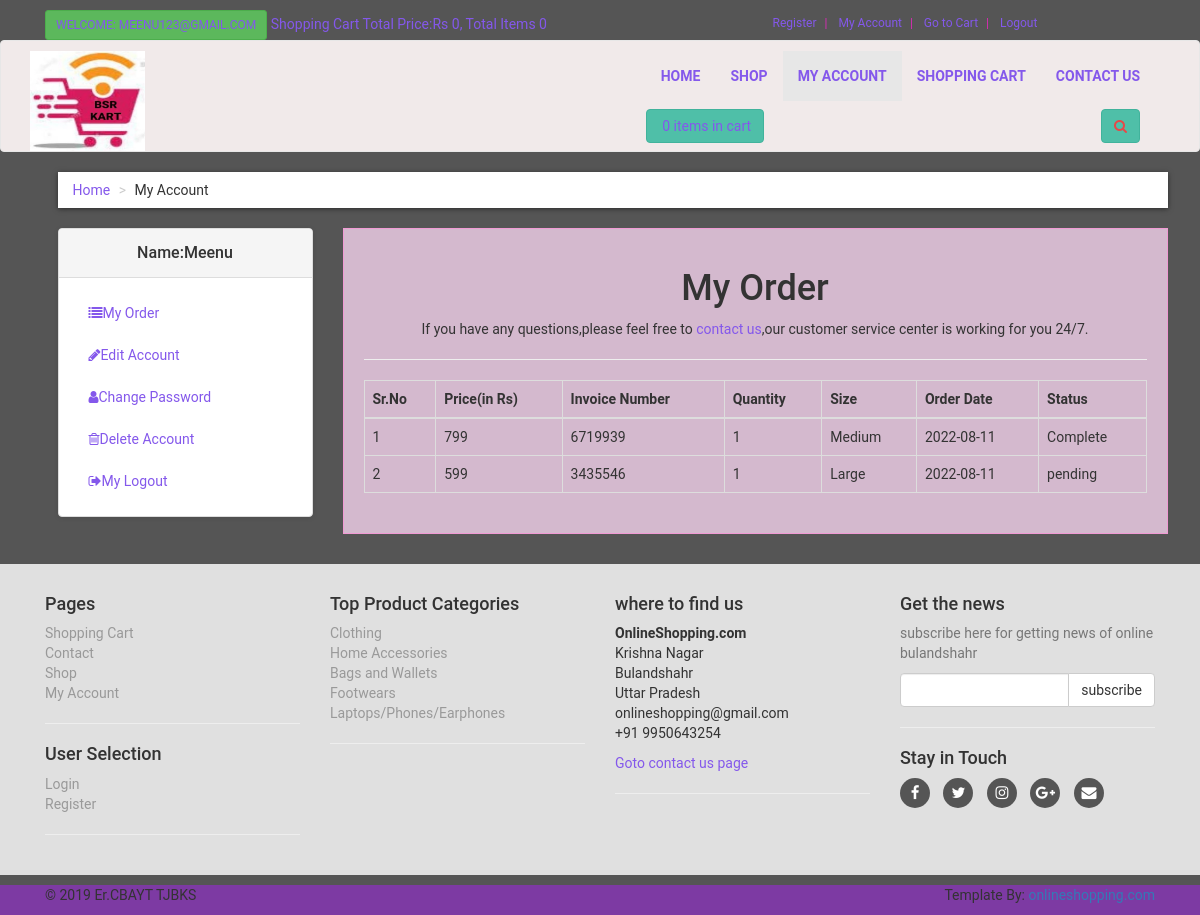
The page /customer/my_account.php?my_order (signed in) on the database its author committed.
### tables this page shows
CREATE TABLE `customers` (
  `customer_id` int(100) NOT NULL,
  `customer_name` varchar(255) NOT NULL,
  `customer_email` varchar(255) NOT NULL,
  `customer_pass` varchar(255) NOT NULL,
  `customer_contact` varchar(10) NOT NULL,
  `customer_city` text NOT NULL ,
  `customer_address` text NOT NULL,
  `customer_ip` varchar(255) NOT NULL
);

CREATE TABLE `customer_order` (
  `order_id` int(10) NOT NULL,
  `customer_id` int(10) NOT NULL,
  `product_id` int(10) NOT NULL,
  `due_amount` int(100) NOT NULL,
  `invoice_no` int(100) NOT NULL,
  `qty` int(10) NOT NULL,
  `size` text NOT NULL,
  `order_date` timestamp NOT NULL DEFAULT current_timestamp() ON UPDATE current_timestamp(),
  `order_status` text NOT NULL
);

CREATE TABLE `product_categories` (
  `p_cat_id` int(10) NOT NULL,
  `p_cat_title` text NOT NULL,
  `p_cat_desc` text NOT NULL
);

### customer/my_order.php (the view, shortened to what this page needs)
<div class="box">
    <center>
        <h1>
            My Order
        </h1>
        <p>If you have any questions,please feel free to <a href="../contactus.php">contact us</a>,our customer service
            center is working for you 24/7.
        </p>
    </center>
    <hr>
    <div class="table-responsive">
        <table class="table table-bordered table-hover">
            <thead>
                <tr>
                    <th>Sr.No</th>
                    <th>Price(in Rs)</th>
                    <th>Invoice Number</th>
                    <th>Quantity</th>
                    <th>Size</th>
                    <th>Order Date</th>
                    <th>Status</th>
                </tr>
            </thead>
            <tbody>
                <?php
      $customer_session=$_SESSION['customer_email'];
      $get_customer="select * from customers where customer_email='$customer_session'";
      $run_cust=mysqli_query($con,$get_customer);
      $row_cust=mysqli_fetch_array($run_cust);
      $customer_id=$row_cust['customer_id'];
      $get_order="select * from customer_order where customer_id='$customer_id'";
      $run_order=mysqli_query($con,$get_order);
      $i=0;
      while($row_order=mysqli_fetch_array($run_order)){
      $order_due_amount=$row_order['due_amount'];
      $order_invoice=$row_order['invoice_no'];
      $order_qty=$row_order['qty'];
      $order_size=$row_order['size'];
      $order_date=substr($row_order['order_date'],0,11);
      $order_status=$row_order['order_status'];
      $i++;
      ?>
                <tr>
                    <td><?php echo $i ?></td>
                    <td><?php echo $order_due_amount ?></td>
                    <td><?php echo $order_invoice ?></td>
                    <td><?php echo $order_qty ?></td>
                    <td><?php echo $order_size ?></td>
                    <td><?php echo $order_date ?></td>
                    <td><?php echo $order_status ?></td>
                </tr>
                <?php } ?>
            </tbody>
        </table>
    </div>
</div>

### customer/includes/sidebar.php
<div class="panel panel-default sidebar-menu">
    <div class="panel-heading">
        <?php
        $session_customer=$_SESSION['customer_email'];
        $get_cust="select * from customers where customer_email='$session_customer'";
        $run_cust=mysqli_query($con,$get_cust);
        $row_customers=mysqli_fetch_array($run_cust);
        $customer_name=$row_customers['customer_name'];
        if(!isset($_SESSION['customer_email'])){
        } else{
            echo "<h3 align='center' class='panel-title'>Name:$customer_name</h3>";
        }
        ?>
    </div>
    <div class="panel-body">
        <ul class="nav nav-pills nav-stacked">
            <li >
                <a href="my_account.php?my_order"><i class="fa fa-list"></i>My Order</a>
            </li>
            <li >
                <a href="my_account.php?edit_act">
                    <i class="fa fa-pencil"></i>Edit Account</a>
            </li>
            <li >
                <a href="my_account.php?change_pass">
                    <i class="fa fa-user"></i>Change Password</a>
            </li>
            <li >
                <a href="my_account.php?delete_ac">
                    <i class="fa fa-trash-o"></i>Delete Account</a>
            </li>
            <li >
                <a href="../logout.php">
                    <i class="fa fa-sign-out"></i>My Logout</a>
            </li>
        </ul>
    </div>
</div>

### customer/includes/footer.php (shortened to what this page needs)
<div id="footer">
    <div class="container">
        <div class="col-md-3 col-sm-6">
            <h4>Pages</h4>
            <ul>
                <li><a href="../cart.php">Shopping Cart</a></li>
                <li><a href="../contact.php">Contact</a></li>
                <li><a href="../shop.php">Shop</a></li>
                <li><a href="my_account.php">My Account</a></li>
            </ul>
            <hr>
            <h4>User Selection</h4>
            <ul>
                <li><a href="../checkout.php">Login</a></li>
                <li><a href="../customer_registration.php">Register</a></li>
            </ul>
            <hr class="hidden-md hidden-1g hidden-sm">
        </div>
        <div class="col-md-3 col-sm-6">
            <h4>Top Product Categories</h4>
            <ul>
                <?php
                    $get_p_cats="select * from product_categories";
                    $run_p_cats=mysqli_query($con,$get_p_cats);
                    while($row_p_cat=mysqli_fetch_array($run_p_cats)){
                        $p_cat_id=$row_p_cat['p_cat_id'];
                        $p_cat_title=$row_p_cat['p_cat_title'];
                        echo "<li><a href='shop.php?p_cat=$p_cat_id'>$p_cat_title</a></li>";
                    }
                    ?>
            </ul>
            <hr class="hidden-md hidden-1g">
        </div>
        <div class="col-md-3 col-sm-6">
            <h4>where to find us</h4>
            <p>
                <strong>OnlineShopping.com</strong>
                <br>Krishna Nagar
                <br>Bulandshahr
                <br>Uttar Pradesh
                <br>onlineshopping@gmail.com
                <br>+91 9950643254
            </p>
            <a href="contact.php">Goto contact us page</a>
            <hr class="hidden-md hidden-1g">
        </div>
        <div class="col-md-3 col-sm-6">
            <h4>Get the news</h4>
            <p class="text-muted">
                subscribe here for getting news of online bulandshahr
            </p>
            <form action="" method="post">
                <div class="input-group">
                    <input type="text" name="email" class="form-control">
                    <span class="input-group-btn">
                        <input type="submit" class="btn btn-default" value="subscribe">
                    </span>
                </div>
            </form>
            <hr>
            <h4>Stay in Touch</h4>
            <p class="social">
                <a href="#"><i class="fa fa-facebook"></i></a>
                <a href="#"><i class="fa fa-twitter"></i></a>
                <a href="#"><i class="fa fa-instagram"></i></a>
                <a href="#"><i class="fa fa-google-plus"></i></a>
                <a href="#"><i class="fa fa-envelope"></i></a>
            </p>
        </div>
    </div>
</div>
</div>
<div id="container">
    <div class="container">
        <div class="col-md-6">
            <p class="pull-left">
                &copy; 2019 Er.CBAYT TJBKS
            </p>
        </div>
        <div class="col-md-6">
            <p class="pull-right">
                Template By: <a href="www.onlineshopping.com">onlineshopping.com</a>
            </p>
        </div>
    </div>
</div>

### customer/styles/style.css (style rules this page uses)
body { font-family:"Roboto",Helvetica,Arial,sans-sharif; font-size:14px; line-height: 1.42857143; color:#333333; background-color: #7d3aa3; }
#top a { color: rgb(132, 88, 235); }
.box { background: rgb(212, 185, 206); margin:0 0 30px; border: solid 1px #f19ad4; padding: 20px; box-shadow: 0 1ox 5px rgba(190, 124, 228, 0.1); }
#content .panel.sidebar-menu { box-sizing: border-box; box-shadow: 0 1px 5px rgba(0, 0, 0, 0.1); }
#content .panel.sidebar-menu h3 { padding: 5px 0; margin: 0; }
#footer { background: #e0e0e0; padding:20px 0; }
#footer ul { padding-left:0; list-style: none; }
#footer ul a { color: #999999; padding: 20px 0; }
#footer .social { text-align: Left; }
#footer .social a { margin: 0 10px 0 0; color: #fff; display: inline-block; width: 30px; height: 30px; border-radius: 15px; line-height: 30px; font-size: 15px; text-align: center; transform: all 0.2s ease-out; vertical-align: bottom; background-color: #555555; }

### rows shown on the page
customers: customer_name "Meenu"
customer_order: due_amount "799", invoice_no "6719939", qty "1", size "Medium", order_date "2022-08-11", order_status "Complete"
customer_order: due_amount "599", invoice_no "3435546", qty "1", size "Large", order_date "2022-08-11", order_status "pending"
product_categories: p_cat_title "Clothing"
product_categories: p_cat_title "Home Accessories"
product_categories: p_cat_title "Bags and Wallets"
product_categories: p_cat_title "Footwears"
product_categories: p_cat_title "Laptops/Phones/Earphones"

### other values the page prints
$_SESSION['customer_email'] "MEENU123@GMAIL.COM"
$total "0"
$count "0 0"
